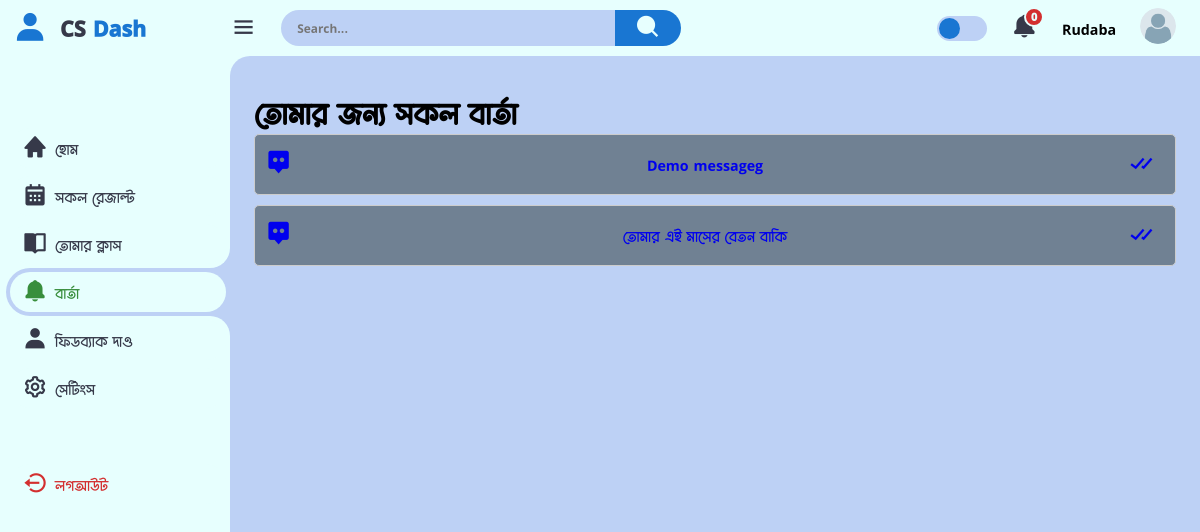
The app's page /student_dashboard/message (signed in), older data.
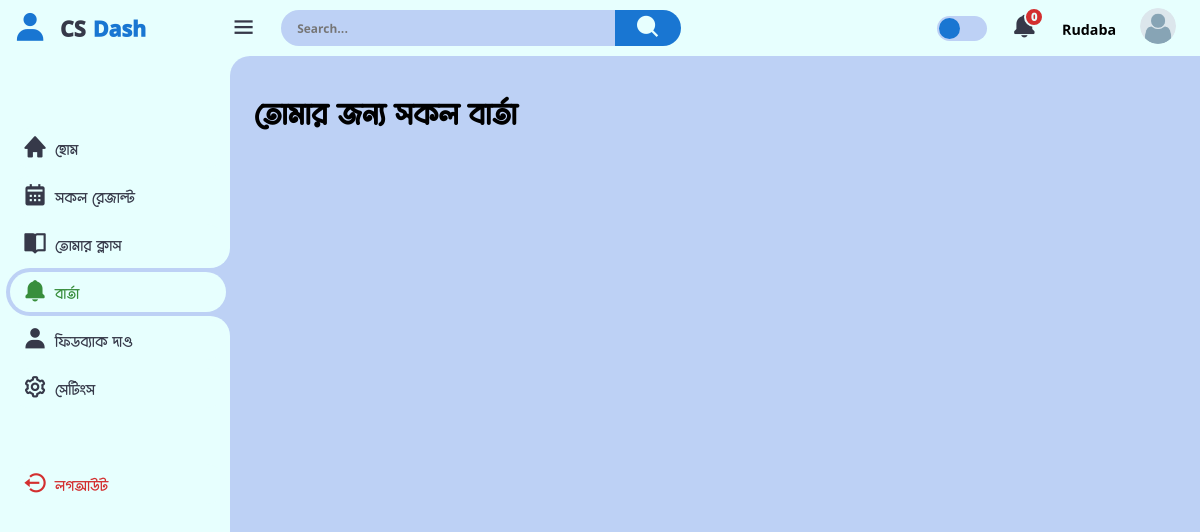
The same page, newer data.
### users/models.py (models this page shows, shortened)
class MessageForStudent(models.Model):
    headline = models.CharField( max_length=250)
    description = RichTextField(blank=True, null=True)
    message_for = models.ForeignKey(Student, on_delete=models.CASCADE)
    upload_at = models.DateTimeField(auto_now_add=True)
    visited = models.BooleanField()
    class Meta:
        verbose_name_plural = "শিক্ষার্থীদের বার্তা পাঠান"

### home/views.py (the view, shortened to what this page needs)
# urls.py: path('student_dashboard/<str:page>', student_dashb, name="student_dashb"),
@login_required
def student_dashb(request, page=None):
    if request.user.role == 'student':
        if page == 'feedback':
            return render(request, 'student/dash_feedback.html')
        elif page == 'message':
            all_msg = MessageForStudent.objects.filter(message_for = request.user.student).order_by('-upload_at', 'visited')
            context = {
                'all_message':all_msg,
            }
            return render(request, 'student/dash_message.html', context)
        elif page == 'settings':
            return edit_profile(request)
        elif page == 'hw':
            hw = {1:"New hw added 2023"}
            context = {'hw':hw}
            return render(request, 'student/hw.html', context)
        elif page == 'sheet':
            sheet = {'title':"New note of chapter 3"}
            context = {'hw':sheet}
            return render(request, 'student/sheets.html', context)
        elif page == 'change_password':
            return change_password(request)
        elif page == 'result':
            mark = MarksOfStudent.objects.filter(student_id = request.user.student.s_id)
            return render(request, 'student/dash_result.html', context={'marks':mark})
        else:
            return render(request, 'student/dash_home.html')
    else:
        return render(request, 'main/404.html')

### home/public.py (called while the page is built, shortened)
def common_data(request):
    try:
        if request.user.role == "student":
            try:
                unviewed_msg_std = MessageForStudent.objects.filter(message_for = request.user.student, visited = False).count()
            except:
                unviewed_msg_std = 0
            context = {
                'unviewed_msg_std' : unviewed_msg_std,
            }
        else:
            context={}
    except:
        context = {}
    return context

### templates/student/dash_message.html (shortened to what this page needs)
{% extends "student/dash_base.html" %}
{% load static %}
{% block content %}
<h1>তোমার জন্য সকল বার্তা</h1>
<div class="my_msg">
    {% for m in all_message %}
    {% if m.visited == False %}
    <div>
        <a  href="{% url "seen_message" m.id %}">
            <div class="the_box_uv">
                <span class="material-icons-sharp">
                    <i class='bx bxs-message-alt-dots bx-tada'></i>
                </span>
                {{m.headline}}
                <span class="sign">NEW</span>
            </div>
        </a>
    </div>
    {% else %}
    <div>
        <a href="{% url "seen_message" m.id %}" >
            <div class="the_box_v">
                <span class="material-icons-sharp">
                    <i class='bx bxs-message-alt-dots bx-tada'></i>
                </span>
                {{m.headline}}
                <span class="viewed">
                    <i class='bx bx-check-double'></i>
                </span>
            </div>
        </a>
    </div>
    {% endif %}
    {% endfor %}
</div>
{% endblock content %}

Row changes from the older to the newer data that the page shows:
removed MessageForStudent: headline "Demo messageg"
removed MessageForStudent: headline "তোমার এই মাসের বেতন বাকি"
